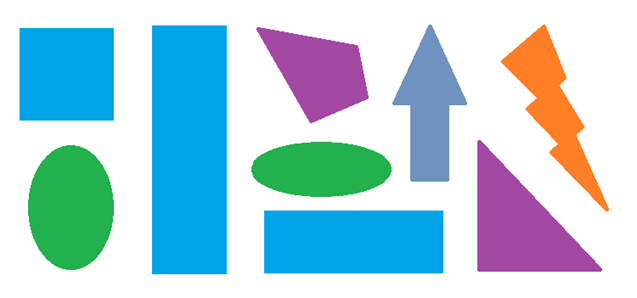
#> input picture labs/lab4/images/aaa.png, 637 x 298 px
$ python task2.py
#> lines starting #> are read from the running program, lines starting #| are printed output that depends on the picture; after the words box and inside, x2 and y2 are one past the last pixel; in counts of white or black regions, pixels touching at a corner belong together
import cv2

img = cv2.imread('./images/aaa.png')
#> img is the input picture: shape (298, 637, 3); mean B, G, R 220.5, 208.2, 174.4

gray = cv2.Canny(cv2.cvtColor(img, cv2.COLOR_BGR2GRAY), 50, 200)
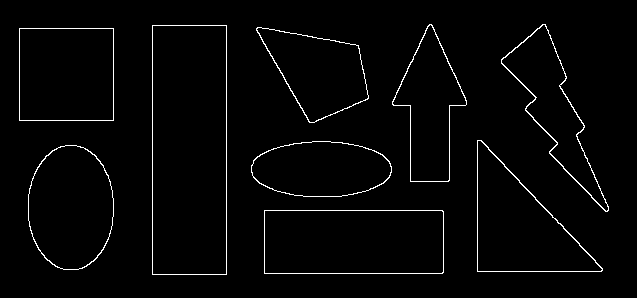
#> gray: shape (298, 637); 2.2% white in thin lines or dots, all inside (x1, y1, x2, y2) = (19, 24, 609, 275)

contours = cv2.findContours(gray, cv2.RETR_EXTERNAL, cv2.CHAIN_APPROX_SIMPLE)[0]
#> contours = 9 contours; largest, box (x1, y1, x2, y2) and area: (152, 25, 227, 275) 18426, (264, 210, 444, 274) 11276, (19, 28, 114, 121) 8648, (477, 140, 603, 272) 8618, (28, 145, 114, 270) 8432
total = 0
for cont in contours:
        #сглаживание и определение количества углов
        sm = cv2.arcLength(cont, True)
        apd = cv2.approxPolyDP(cont, 0.02*sm, True)
        #выделение контуров
        if len(apd) == 4:
            total += 1
            cv2.drawContours(img, [apd], -1, (0,255,0), 4)
#> this loop made 9 passes
#> (sm, apd) on passes 1, 4, 5, 6, 7: (482.8, [[264, 210], [264, 273], [443, 272], [442, 210]]), (441.7, [[477, 140], [477, 271], [601, 271]]), (372, [[19, 28], [19, 120], [113, 120], [113, 28]]), (351.9, [[256, 28], [309, 122], [368, 98], [358, 45]]), (646, [[152, 25], [152, 274], [226, 274], [226, 25]])
#> sm on passes 2, 3, 8, 9: 352.4, 340.2, 498.2, 416.9
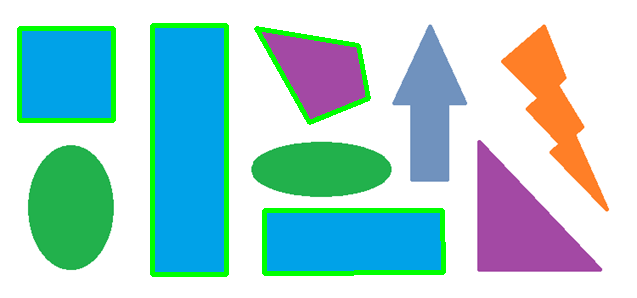
#> img: shape (298, 637, 3); 4.77% of pixels changed, all inside (x1, y1, x2, y2) = (17, 23, 446, 277)
#> after the loop, total = 4
print('количество фигур = ' + str(total))
#| количество фигур = 4
cv2.imshow('result.jpg', img)
cv2.waitKey(0)

$ run again, with labs/lab4/images/lines.png copied over labs/lab4/images/aaa.png
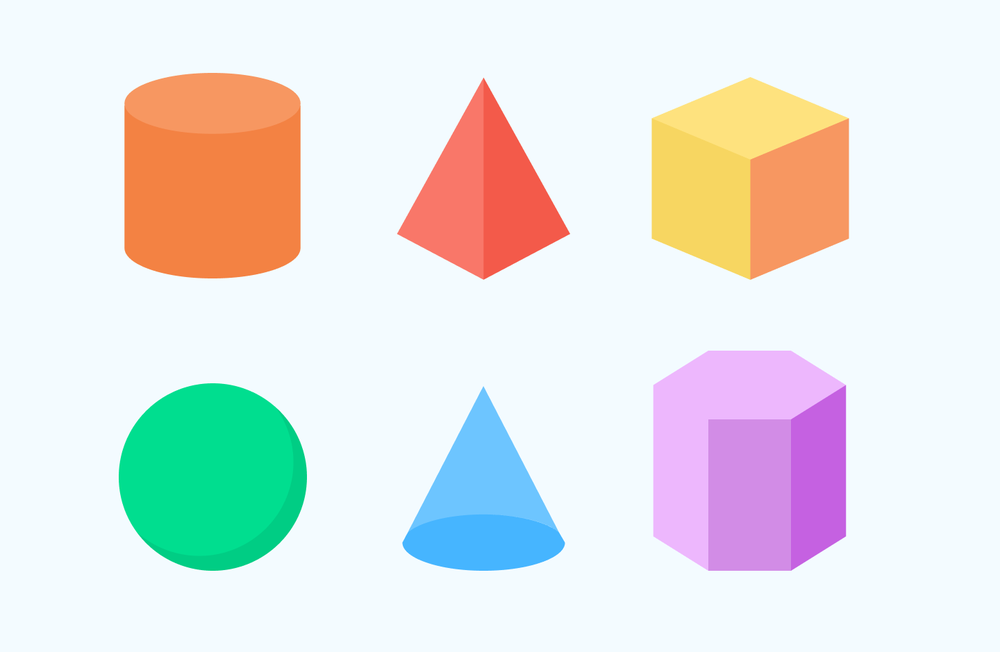
#> input picture labs/lab4/images/lines.png, 1000 x 652 px, shrunk from 1440 x 939 before the run
#> img is the input picture: shape (652, 1000, 3); mean B, G, R 228, 229.4, 227.9
#> `gray = cv2.Canny(cv2.cvtColor(img, cv2.COLOR_BGR2GRAY), 50, 200)`:
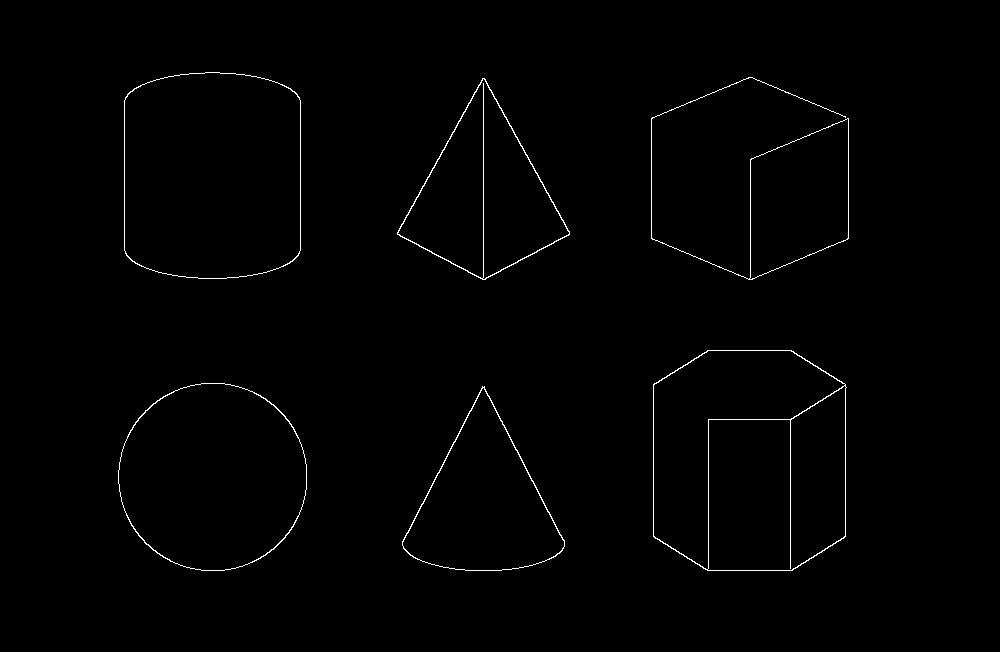
#> gray: shape (652, 1000); 0.79% white in thin lines or dots, all inside (x1, y1, x2, y2) = (118, 72, 849, 571)
#> contours = 6 contours; box (x1, y1, x2, y2) and area: (653, 350, 847, 571) 38586, (124, 72, 301, 279) 33904, (118, 383, 307, 571) 27780, (397, 78, 570, 280) 17640, (402, 386, 565, 571) 16344, (651, 77, 849, 280) 11808
#> the loop `for cont in contours:` made 6 passes
#> (sm, apd, total) on pass 4: (593.7, [[482, 78], [397, 234], [485, 279], [569, 231]], 1)
#> after the loop `for cont in contours:`:
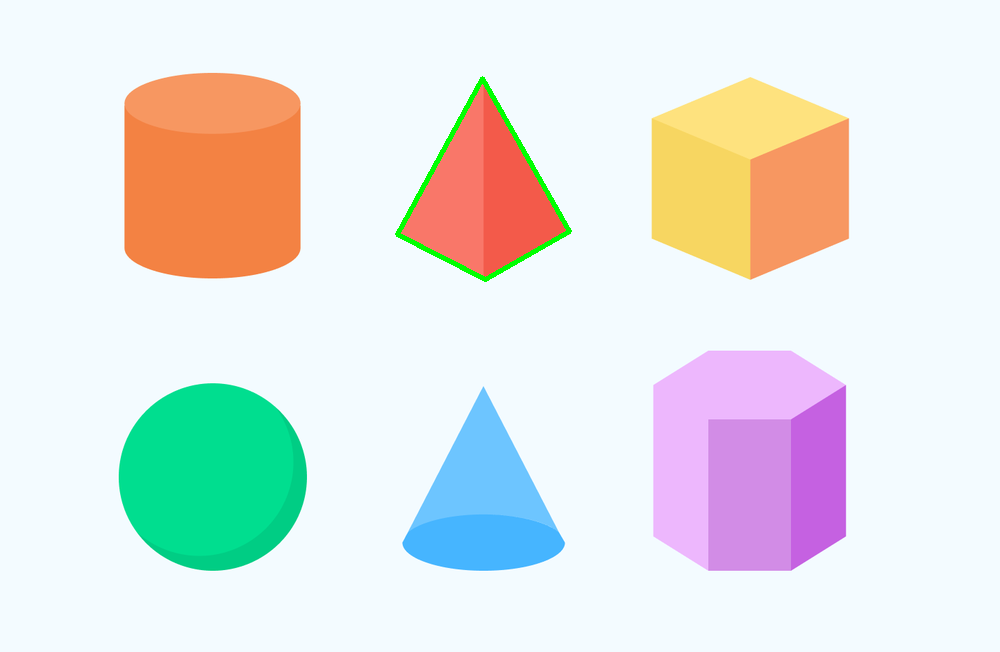
#> img: shape (652, 1000, 3); 0.41% of pixels changed, all inside (x1, y1, x2, y2) = (395, 76, 572, 282)
#> after the loop `for cont in contours:`: total = 1
#| количество фигур = 1

$ run again, with labs/lab4/images/c.jpg saved as labs/lab4/images/aaa.png
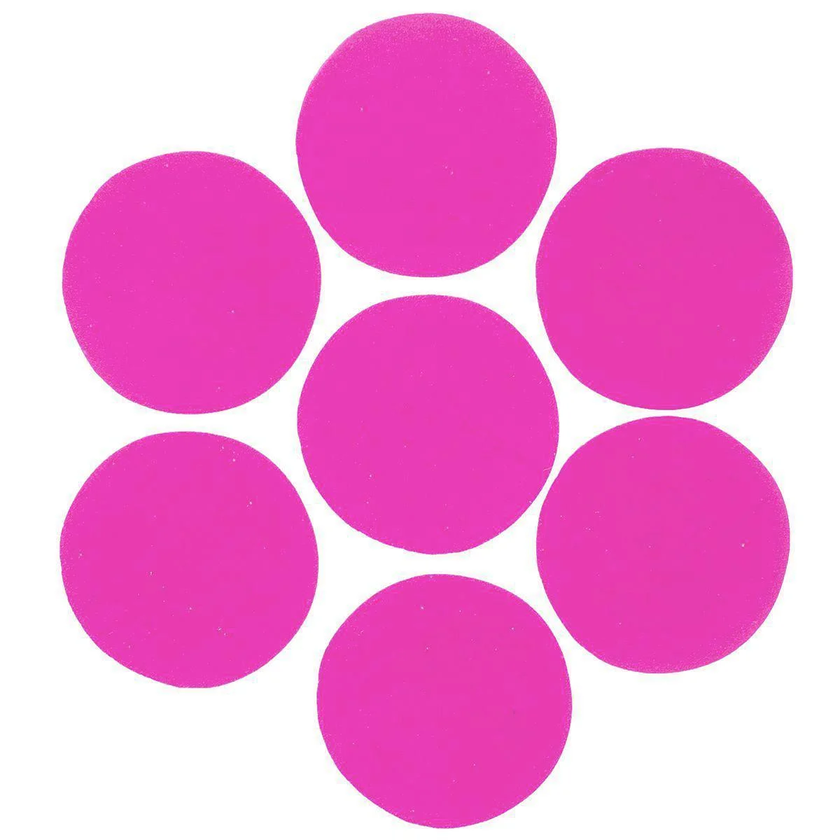
#> input picture labs/lab4/images/c.jpg, 840 x 840 px, shrunk from 1200 x 1200 before the run
#> img is the input picture: shape (840, 840, 3); mean B, G, R 215.1, 153.8, 242.9
#> `gray = cv2.Canny(cv2.cvtColor(img, cv2.COLOR_BGR2GRAY), 50, 200)`:
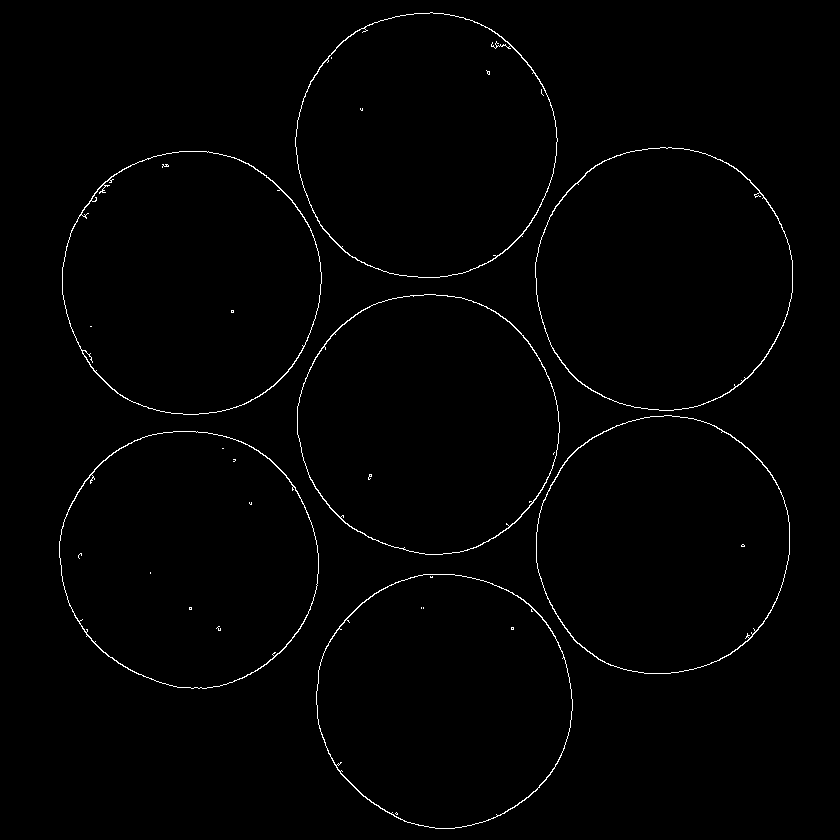
#> gray: shape (840, 840); 1% white in thin lines or dots, all inside (x1, y1, x2, y2) = (59, 12, 793, 829)
#> contours = 7 contours; box (x1, y1, x2, y2) and area: (295, 12, 558, 278) 54356, (62, 151, 322, 415) 53680, (535, 147, 793, 411) 53264, (297, 294, 560, 555) 53224, (59, 431, 319, 689) 52064, (536, 415, 790, 674) 51522, (316, 574, 573, 829) 50956
#> the loop `for cont in contours:` made 7 passes
#> sm on passes 1 to 7: 844.8, 860.6, 850.4, 864.7, 868.5, 865.7, 877
#> after the loop `for cont in contours:`: total = 0
#| количество фигур = 0

$ run again, with labs/lab4/images/lines.jpg saved as labs/lab4/images/aaa.png
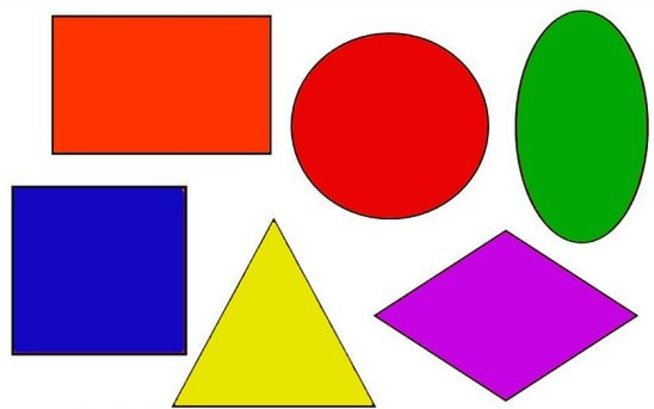
#> input picture labs/lab4/images/lines.jpg, 654 x 409 px
#> img is the input picture: shape (409, 654, 3); mean B, G, R 145.4, 143, 192.4
#> `gray = cv2.Canny(cv2.cvtColor(img, cv2.COLOR_BGR2GRAY), 50, 200)`:
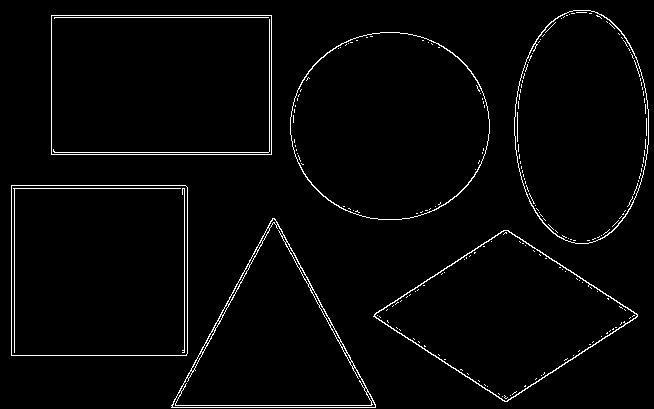
#> gray: shape (409, 654); 2.5% white in thin lines or dots
#> contours = 6 contours; box (x1, y1, x2, y2) and area: (51, 15, 272, 155) 30580, (11, 185, 188, 356) 29916, (290, 32, 490, 220) 29321, (514, 10, 649, 244) 24676, (373, 230, 638, 402) 23102, (171, 218, 376, 408) 19731
#> the loop `for cont in contours:` made 6 passes
#> (sm, apd) on passes 1, 2, 3, 5: (671.4, [[503, 230], [373, 316], [507, 401], [637, 314]]), (668.5, [[272, 218], [171, 407], [375, 407]]), (690.2, [[11, 185], [11, 355], [186, 355], [185, 185]]), (718, [[51, 15], [51, 154], [271, 154], [271, 15]])
#> after the loop `for cont in contours:`:
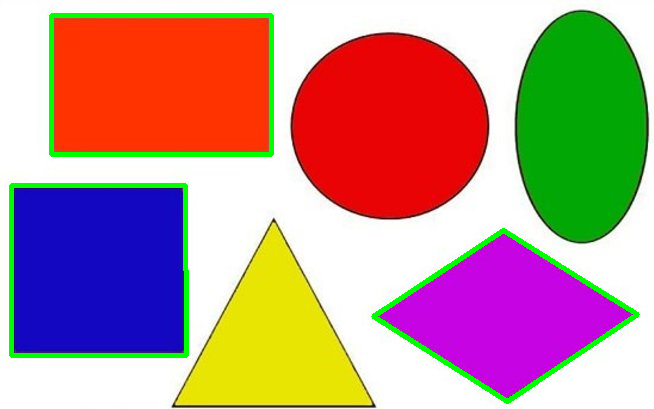
#> img: shape (409, 654, 3); 3.81% of pixels changed, all inside (x1, y1, x2, y2) = (9, 13, 640, 404)
#> after the loop `for cont in contours:`: total = 3
#| количество фигур = 3
